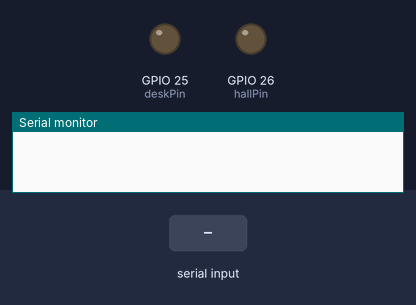
A sketch run on a simulated ESP32. On the bench: output pins drawn as LEDs (lit = HIGH), the last lines printed to the serial monitor. The inputs (shaded band) are chosen by the test bench.

Above: at 1.2 s.
1.3 s: "D\n" received over Serial
At 2.5 s:
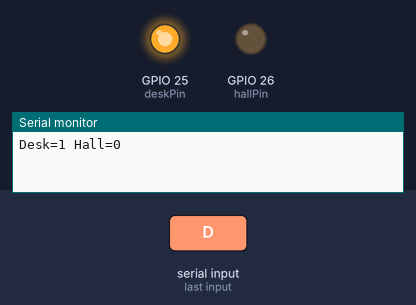
2.8 s: "H\n" received over Serial
At 3.8 s:
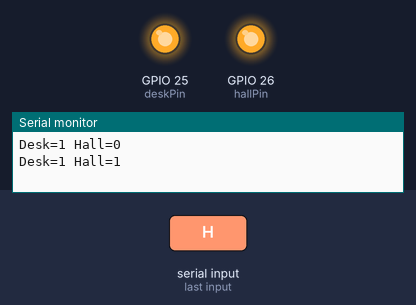
4.3 s: "d\n" received over Serial
At 5.0 s:
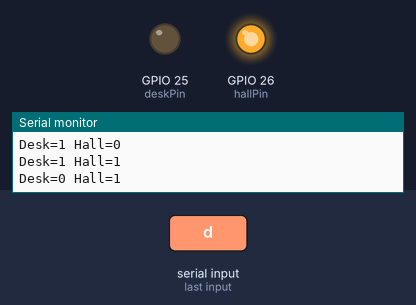
5.8 s: "h\n" received over Serial
At 6.1 s:
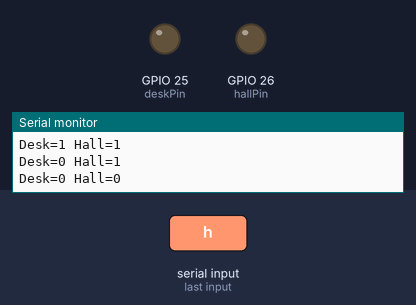
Timing chart, 0 to 8.3 s (numbered marks = the images above; inputs shaded):
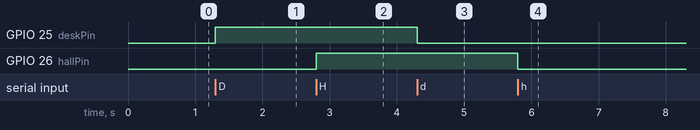

The sketch:

voice_home_controller.ino
```cpp
constexpr byte deskPin = 25;
constexpr byte hallPin = 26;
bool desk = false, hall = false;

void setup() {
  pinMode(deskPin, OUTPUT);
  pinMode(hallPin, OUTPUT);
  digitalWrite(deskPin, LOW);
  digitalWrite(hallPin, LOW);
  Serial.begin(115200);
}

void loop() {
  if (!Serial.available()) return;
  const char command = Serial.read();
  switch (command) {
    case 'D': desk = true; break;
    case 'd': desk = false; break;
    case 'H': hall = true; break;
    case 'h': hall = false; break;
    case 'S': desk = hall = false; break;
    case '\r': case '\n': return;
    default: Serial.println("ERR unsupported command"); return;
  }
  digitalWrite(deskPin, desk);
  digitalWrite(hallPin, hall);
  Serial.printf("Desk=%d Hall=%d\n", desk, hall);
}
```

Measured:
- after the input at 1.3 s, GPIO 25 (deskPin): LOW → HIGH at once
- after the input at 2.8 s, GPIO 26 (hallPin): LOW → HIGH at once
- after the input at 4.3 s, GPIO 25 (deskPin): HIGH → LOW at once
- after the input at 5.8 s, GPIO 26 (hallPin): HIGH → LOW at once
